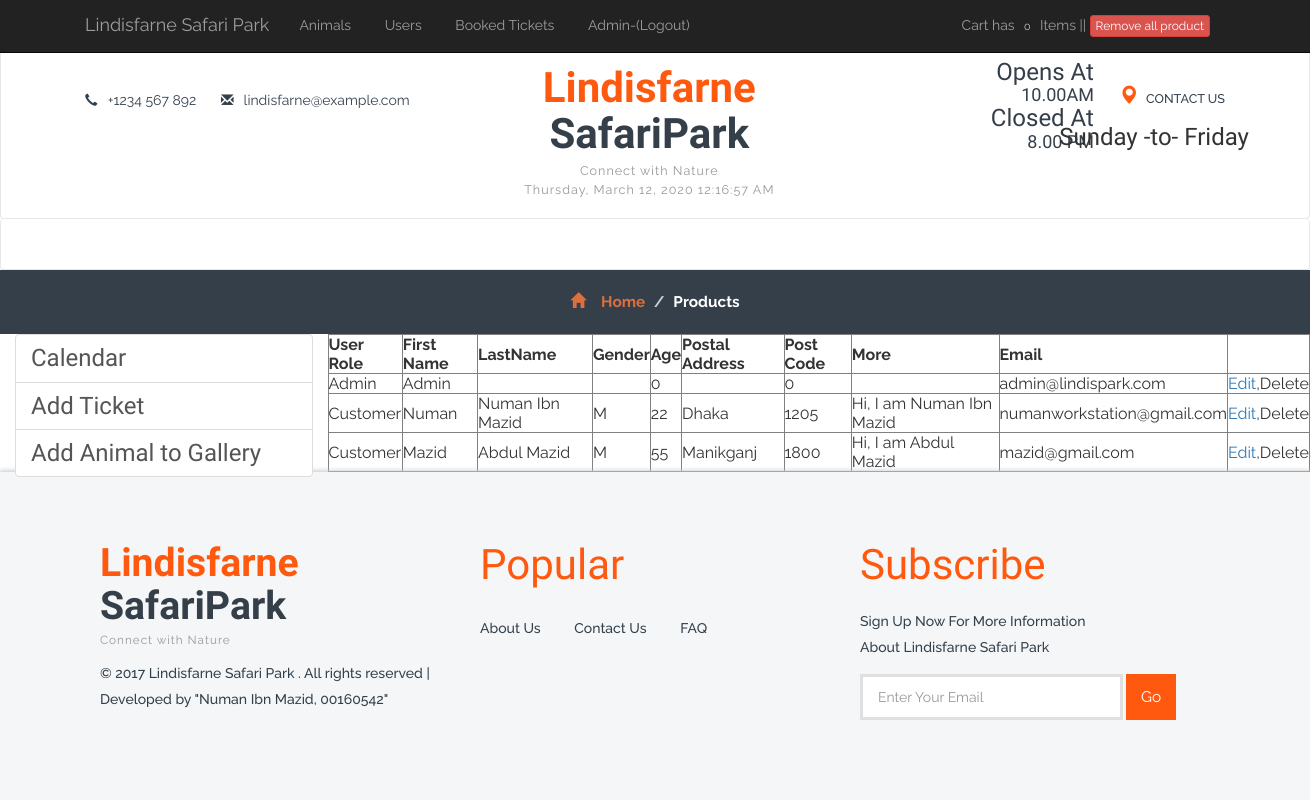
The app's page /userList.php (signed in) with its own data.
### tables this page shows
CREATE TABLE `users` (
  `id` int(11) NOT NULL,
  `user_type` int(11) NOT NULL DEFAULT '1' COMMENT '0- Admin, 1-Visitor',
  `name` varchar(25) NOT NULL,
  `l_name` varchar(25) NOT NULL,
  `gender` varchar(3) NOT NULL,
  `age` int(3) NOT NULL,
  `post_ad` varchar(30) NOT NULL,
  `post_cd` int(10) NOT NULL,
  `more` varchar(70) NOT NULL,
  `email` varchar(30) NOT NULL,
  `password` varchar(15) NOT NULL
);

### userList.php (the view, shortened to what this page needs)
	<?php include_once 'template/head.php' ?>
	<?php include_once 'template/header.php'; ?>
	<?php include_once 'template/nav-bar.php'; ?>
	<?php include_once 'template/sidebar.php'; ?>
<?php
if(isset($_SESSION['role'])&& $_SESSION['role'] == 0){ ?>
<?php
	$con = connect();
	$sql = "SELECT * FROM `users`";
	$result = $con->query($sql);
?>
	<table border="1">
	<tr>
		<th>User Role</th>
		<th>First Name</th>
		<th>LastName</th>
		<th>Gender</th>
		<th>Age</th>
		<th>Postal Address</th>
		<th>Post Code</th>
		<th>More</th>
		<th>Email</th>
	</tr>
<?php
	foreach($result as $r) {
	?>
		<tr>
			<td><?php echo $userType = ($r['user_type'] == 0)? 'Admin':'Customer'; ?></td>
			<td><?=$r['name']?></td>
			<td><?=$r['l_name']?></td>
			<td><?php echo $r['gender'];?></td>
			<td><?php echo $r['age'];?></td>
			<td><?php echo $r['post_ad'];?></td>
			<td><?php echo $r['post_cd'];?></td>
			<td><?php echo $r['more'];?></td>
			<td><?php echo $r['email'];?></td>
			<td><a href="userEditForm.php?id=<?=$r['id']?>">Edit</a>,Delete </td>
		</tr>
	<?php } ?>
</table>
<?php } ?>
	<?php include_once 'template/footer.php' ?>

### css/style.css (style rules this page uses)
body a { transition: 0.5s all; -webkit-transition: 0.5s all; -moz-transition: 0.5s all; -o-transition: 0.5s all; -ms-transition: 0.5s all; text-decoration:none; }

### records on screen
users: user_type "Admin", name "Admin", age "0", post_cd "0", email "admin@lindispark.com"
users: user_type "Customer", name "Numan", l_name "Numan Ibn Mazid", gender "M", age "22", post_ad "Dhaka", post_cd "1205", more "Hi, I am Numan Ibn Mazid", email "numanworkstation@gmail.com"
users: user_type "Customer", name "Mazid", l_name "Abdul Mazid", gender "M", age "55", post_ad "Manikganj", post_cd "1800", more "Hi, I am Abdul Mazid", email "mazid@gmail.com"

### other values on screen
$_SESSION['name'] "Admin"
